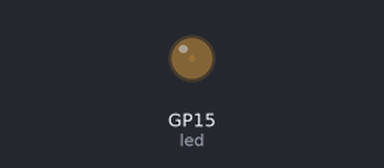
This program was run on a simulated Raspberry Pi Pico running MicroPython. Parts: output pins drawn as LEDs (lit = HIGH).

Above: at 0.05 s.
At 0.7 s:
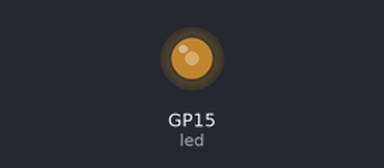
At 1.4 s:
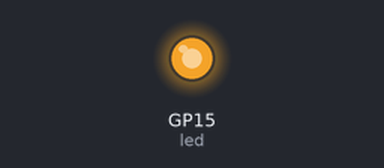
At 2.75 s:
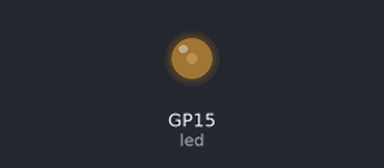
Timing chart, 0 to 7.0 s (numbered marks = the images above):
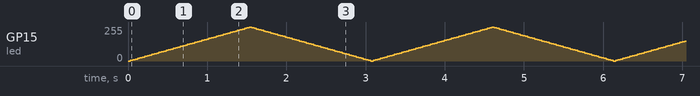

The program:

brilho-ocilante.py
```python
import machine                                     # Importa a biblioteca machine, responsavel pelo comando dos pinos, entre outras funcoes

import utime                                       # Importa a biblioteca utime, responsavel pela gestao de tempo


pinoLed = 15                                       # Declara a variável pinoLed e atribui o valor 15 a ela

incremento = 1285                                  # Declara a variável incremento e atribui o valor 1285 a ela

decremento = 1285                                  # Declara a variável decremento e atribui o valor 1285 a ela


led = machine.PWM(machine.Pin(pinoLed))            # Configura a porta 15 (valor da variável pinoLed) como saida do tipo PWM e da a ela o nome led

led.freq(1000)                                     # Define a frequencia do PWM para 1000 Hz (1 kHz)


while True:


    for brilho in range(0,65535,incremento):       # Repete os comandos dentro da identacao aninhada 51 vezes (de acordo com a variavel incremento)

        led.duty_u16(brilho)                       # Controla o brilho no pino do LED

        utime.sleep_ms(30)                         # Aguarda 30 milissegundos


    for brilho in range(65535,0,-decremento):      # Repete os comandos dentro da identacao aninhada 51 vezes (de acordo com a variavel decremento)

        led.duty_u16(brilho)

        utime.sleep_ms(30)                         
```
